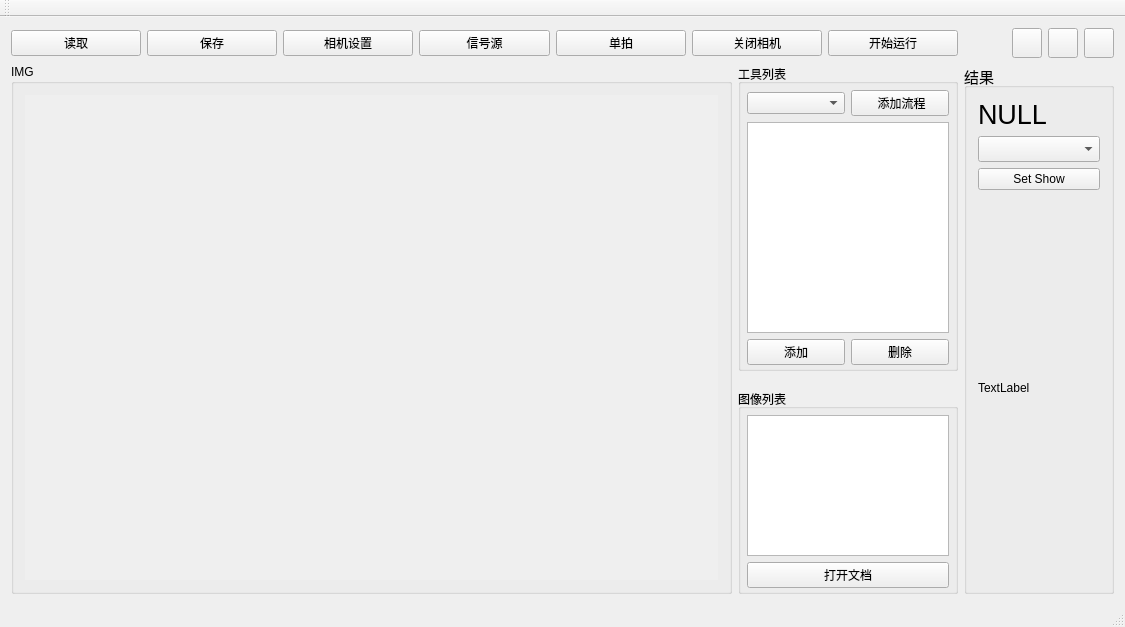
<?xml version="1.0" encoding="UTF-8"?>
<ui version="4.0">
 <class>MainWindow</class>
 <widget class="QMainWindow" name="MainWindow">
  <property name="geometry">
   <rect>
    <x>0</x>
    <y>0</y>
    <width>1125</width>
    <height>627</height>
   </rect>
  </property>
  <property name="minimumSize">
   <size>
    <width>1000</width>
    <height>0</height>
   </size>
  </property>
  <property name="windowTitle">
   <string>MainWindow</string>
  </property>
  <widget class="QWidget" name="centralWidget">
   <property name="enabled">
    <bool>true</bool>
   </property>
   <layout class="QGridLayout" name="gridLayout">
    <item row="1" column="0" colspan="2">
     <layout class="QGridLayout" name="gridLayout_6">
      <item row="0" column="3">
       <widget class="QPushButton" name="pushButton_signal">
        <property name="text">
         <string>信号源</string>
        </property>
       </widget>
      </item>
      <item row="0" column="0">
       <widget class="QPushButton" name="pushButton_load">
        <property name="text">
         <string>读取</string>
        </property>
       </widget>
      </item>
      <item row="0" column="5">
       <widget class="QPushButton" name="pushButtoncamclose">
        <property name="text">
         <string>关闭相机</string>
        </property>
       </widget>
      </item>
      <item row="0" column="1">
       <widget class="QPushButton" name="pushButton_save">
        <property name="text">
         <string>保存</string>
        </property>
       </widget>
      </item>
      <item row="0" column="2">
       <widget class="QPushButton" name="pushButton_setcam">
        <property name="text">
         <string>相机设置</string>
        </property>
       </widget>
      </item>
      <item row="0" column="4">
       <widget class="QPushButton" name="pushButton_pic">
        <property name="text">
         <string>单拍</string>
        </property>
       </widget>
      </item>
      <item row="0" column="6">
       <widget class="QPushButton" name="pushButton_run">
        <property name="text">
         <string>开始运行</string>
        </property>
        <property name="checkable">
         <bool>true</bool>
        </property>
        <property name="checked">
         <bool>false</bool>
        </property>
       </widget>
      </item>
     </layout>
    </item>
    <item row="2" column="0" rowspan="4">
     <widget class="QGroupBox" name="groupBox">
      <property name="sizePolicy">
       <sizepolicy hsizetype="Preferred" vsizetype="Preferred">
        <horstretch>1</horstretch>
        <verstretch>0</verstretch>
       </sizepolicy>
      </property>
      <property name="minimumSize">
       <size>
        <width>640</width>
        <height>0</height>
       </size>
      </property>
      <property name="title">
       <string>IMG</string>
      </property>
      <layout class="QGridLayout" name="gridLayout_2">
       <item row="1" column="0" colspan="2">
        <widget class="QLabel" name="lblOriginal">
         <property name="sizePolicy">
          <sizepolicy hsizetype="Preferred" vsizetype="Preferred">
           <horstretch>1</horstretch>
           <verstretch>1</verstretch>
          </sizepolicy>
         </property>
         <property name="autoFillBackground">
          <bool>true</bool>
         </property>
         <property name="text">
          <string/>
         </property>
        </widget>
       </item>
      </layout>
     </widget>
    </item>
    <item row="5" column="1">
     <widget class="QGroupBox" name="verticalGroupBox_2">
      <property name="sizePolicy">
       <sizepolicy hsizetype="Preferred" vsizetype="Preferred">
        <horstretch>0</horstretch>
        <verstretch>2</verstretch>
       </sizepolicy>
      </property>
      <property name="maximumSize">
       <size>
        <width>220</width>
        <height>16777215</height>
       </size>
      </property>
      <property name="title">
       <string>图像列表</string>
      </property>
      <layout class="QGridLayout" name="gridLayout_4" columnstretch="0,0">
       <property name="leftMargin">
        <number>6</number>
       </property>
       <property name="topMargin">
        <number>6</number>
       </property>
       <property name="rightMargin">
        <number>6</number>
       </property>
       <property name="bottomMargin">
        <number>3</number>
       </property>
       <item row="1" column="0" colspan="2">
        <widget class="QTableWidget" name="tableWidgetfile">
         <property name="maximumSize">
          <size>
           <width>220</width>
           <height>16777215</height>
          </size>
         </property>
        </widget>
       </item>
       <item row="2" column="0" colspan="2">
        <widget class="QPushButton" name="pushButton_file">
         <property name="maximumSize">
          <size>
           <width>220</width>
           <height>16777215</height>
          </size>
         </property>
         <property name="text">
          <string>打开文档</string>
         </property>
        </widget>
       </item>
      </layout>
     </widget>
    </item>
    <item row="2" column="1">
     <widget class="QGroupBox" name="verticalGroupBox">
      <property name="sizePolicy">
       <sizepolicy hsizetype="Preferred" vsizetype="Preferred">
        <horstretch>0</horstretch>
        <verstretch>3</verstretch>
       </sizepolicy>
      </property>
      <property name="maximumSize">
       <size>
        <width>220</width>
        <height>16777215</height>
       </size>
      </property>
      <property name="title">
       <string>工具列表</string>
      </property>
      <layout class="QGridLayout" name="gridLayout_3" columnstretch="0,0">
       <property name="sizeConstraint">
        <enum>QLayout::SetMinimumSize</enum>
       </property>
       <property name="leftMargin">
        <number>6</number>
       </property>
       <property name="topMargin">
        <number>6</number>
       </property>
       <property name="rightMargin">
        <number>6</number>
       </property>
       <property name="bottomMargin">
        <number>3</number>
       </property>
       <item row="0" column="0">
        <widget class="QComboBox" name="comboBoxnode"/>
       </item>
       <item row="0" column="1">
        <widget class="QPushButton" name="pushButton_node">
         <property name="text">
          <string> 添加流程</string>
         </property>
        </widget>
       </item>
       <item row="1" column="0" colspan="2">
        <widget class="QTableWidget" name="tableWidgettool">
         <property name="maximumSize">
          <size>
           <width>220</width>
           <height>16777215</height>
          </size>
         </property>
        </widget>
       </item>
       <item row="2" column="0" colspan="2">
        <layout class="QHBoxLayout" name="horizontalLayout">
         <item>
          <widget class="QPushButton" name="pushButton_addnode">
           <property name="text">
            <string>添加</string>
           </property>
          </widget>
         </item>
         <item>
          <widget class="QPushButton" name="pushButtondelnode">
           <property name="text">
            <string>删除</string>
           </property>
          </widget>
         </item>
        </layout>
       </item>
      </layout>
     </widget>
    </item>
    <item row="2" column="2" rowspan="4">
     <widget class="QGroupBox" name="groupBox_2">
      <property name="minimumSize">
       <size>
        <width>150</width>
        <height>0</height>
       </size>
      </property>
      <property name="font">
       <font>
        <pointsize>11</pointsize>
       </font>
      </property>
      <property name="title">
       <string>结果</string>
      </property>
      <layout class="QVBoxLayout" name="verticalLayout">
       <item>
        <widget class="QLabel" name="label">
         <property name="font">
          <font>
           <pointsize>20</pointsize>
          </font>
         </property>
         <property name="text">
          <string>NULL</string>
         </property>
        </widget>
       </item>
       <item>
        <widget class="QComboBox" name="comboBox_index"/>
       </item>
       <item>
        <widget class="QPushButton" name="pushButton">
         <property name="font">
          <font>
           <pointsize>9</pointsize>
          </font>
         </property>
         <property name="text">
          <string>Set Show</string>
         </property>
        </widget>
       </item>
       <item>
        <widget class="QLabel" name="label_2">
         <property name="sizePolicy">
          <sizepolicy hsizetype="Preferred" vsizetype="Preferred">
           <horstretch>0</horstretch>
           <verstretch>1</verstretch>
          </sizepolicy>
         </property>
         <property name="font">
          <font>
           <pointsize>9</pointsize>
          </font>
         </property>
         <property name="text">
          <string>TextLabel</string>
         </property>
        </widget>
       </item>
      </layout>
     </widget>
    </item>
    <item row="1" column="2">
     <layout class="QGridLayout" name="gridLayout_5">
      <item row="0" column="0">
       <spacer name="horizontalSpacer">
        <property name="orientation">
         <enum>Qt::Horizontal</enum>
        </property>
        <property name="sizeHint" stdset="0">
         <size>
          <width>40</width>
          <height>20</height>
         </size>
        </property>
       </spacer>
      </item>
      <item row="0" column="3">
       <widget class="QPushButton" name="pushButton_close">
        <property name="minimumSize">
         <size>
          <width>30</width>
          <height>30</height>
         </size>
        </property>
        <property name="maximumSize">
         <size>
          <width>30</width>
          <height>30</height>
         </size>
        </property>
        <property name="text">
         <string/>
        </property>
        <property name="icon">
         <iconset resource="main.qrc">
          <normaloff>:/image/close.png</normaloff>:/image/close.png</iconset>
        </property>
       </widget>
      </item>
      <item row="0" column="1">
       <widget class="QPushButton" name="pushButton_min">
        <property name="minimumSize">
         <size>
          <width>30</width>
          <height>30</height>
         </size>
        </property>
        <property name="maximumSize">
         <size>
          <width>30</width>
          <height>30</height>
         </size>
        </property>
        <property name="text">
         <string/>
        </property>
        <property name="icon">
         <iconset resource="main.qrc">
          <normaloff>:/image/minus-sign-on-a-square-outline.png</normaloff>:/image/minus-sign-on-a-square-outline.png</iconset>
        </property>
       </widget>
      </item>
      <item row="0" column="2">
       <widget class="QPushButton" name="pushButton_max">
        <property name="minimumSize">
         <size>
          <width>30</width>
          <height>30</height>
         </size>
        </property>
        <property name="maximumSize">
         <size>
          <width>30</width>
          <height>30</height>
         </size>
        </property>
        <property name="text">
         <string/>
        </property>
        <property name="icon">
         <iconset resource="main.qrc">
          <normaloff>:/image/expand-button.png</normaloff>:/image/expand-button.png</iconset>
        </property>
       </widget>
      </item>
     </layout>
    </item>
   </layout>
  </widget>
  <widget class="QToolBar" name="mainToolBar">
   <attribute name="toolBarArea">
    <enum>TopToolBarArea</enum>
   </attribute>
   <attribute name="toolBarBreak">
    <bool>false</bool>
   </attribute>
  </widget>
  <widget class="QStatusBar" name="statusBar"/>
 </widget>
 <layoutdefault spacing="6" margin="11"/>
 <resources>
  <include location="main.qrc"/>
 </resources>
 <connections/>
</ui>
